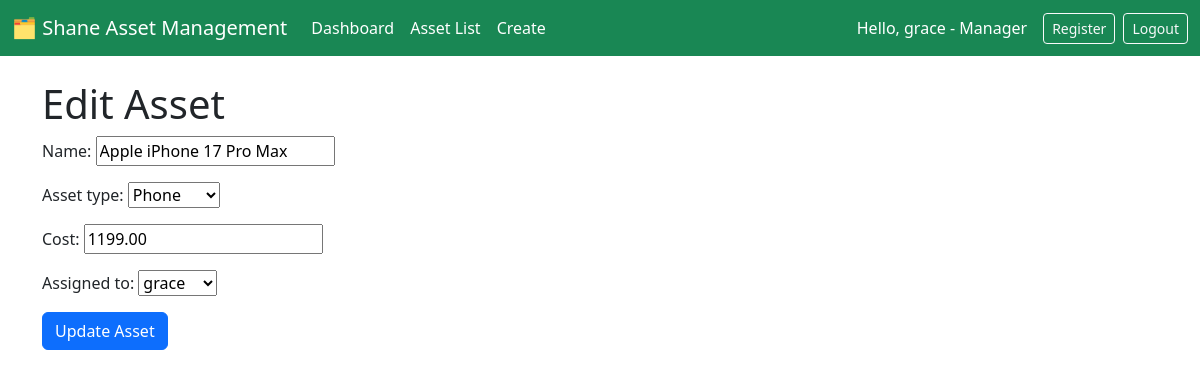
The app's page /update/15/ (signed in) with its own data.
### assets/models.py (models this page shows, shortened)
class User(AbstractUser):
    department = models.ForeignKey(Department, on_delete=models.SET_NULL, null=True, related_name='departments')
    ROLE_CHOICES = (
                ('ADMIN', 'Administrator'),
                ('MANAGER','Manager'),
                ('EMPLOYEE','Employee'))
    role = models.CharField(max_length=20, choices=ROLE_CHOICES, default='EMPLOYEE')
    @property
    def is_manager_or_admin(self):
        return self.role in ['ADMIN', 'MANAGER'] or self.is_superuser

class TimeStampedModel(models.Model):
    created_at = models.DateTimeField(auto_now_add=True)
    updated_at = models.DateTimeField(auto_now=True)
    class Meta:
        abstract = True

class Asset(TimeStampedModel):
    ASSET_TYPES = (
                ('LAPTOP', 'Laptop'),
                ('MONITOR','Monitor'),
                ('PHONE','Phone'),
                ('FURNITURE', 'Furniture'))
    name = models.CharField(max_length=100)
    asset_type = models.CharField(max_length=20, choices=ASSET_TYPES)
    cost = models.DecimalField(max_digits=20, decimal_places=2)
    assigned_to = models.ForeignKey(User, on_delete=models.SET_NULL, null=True, blank=True, related_name='assets')
    history = HistoricalRecords()

### assets/views.py (the view)
# urls.py: path('update/<int:pk>/', AssetUpdateView.as_view(), name='asset_update'),
class AssetUpdateView(ManagerOrAdminRequiredMixin,UpdateView):
    model = Asset
    template_name = "assets/asset_form.html"
    fields = ['name', 'asset_type', 'cost', 'assigned_to']
    success_url = reverse_lazy('asset-list')

### assets/mixins.py (called while the page is built)
    def dispatch(self, request, *args, **kwargs):
        if not request.user.is_authenticated :
            raise PermissionDenied('You must be logged in')
        if not request.user.is_manager_or_admin:
            raise PermissionDenied('You must be a Manager or Administrator to perform this action.')
        return super().dispatch(request, *args, **kwargs)

### assets/templates/assets/asset_form.html (shortened to what this page needs)
{% extends "assets/base.html" %}
{% block content %}
    <h1>{% if form.instance.pk %}Edit Asset{% else %}Create New Asset{% endif %}</h1>
    <form method="post">
        {{ form.as_p }}
        <button type="submit" class="btn btn-primary">
            {% if form.instance.pk %}Update Asset{% else %}Save Asset{% endif %}
        </button>
    </form>
{% endblock %}

### assets/templates/assets/base.html (shortened to what this page needs)
<!DOCTYPE html>
<html>
<head>
    <link href="https://cdn.jsdelivr.net/npm/bootstrap@5.3.8/dist/css/bootstrap.min.css" rel="stylesheet">
    <link rel="stylesheet" href="https://cdn.datatables.net/1.13.6/css/jquery.dataTables.min.css">
</head>
<body>
   <nav class="navbar navbar-expand-lg navbar-dark bg-success mb-4">
        <div class="container-fluid">
            <a class="navbar-brand text-yellow" href="{% url 'dashboard' %}">
                🗂️ Shane Asset Management
            </a>
            <div class="collapse navbar-collapse" id="navbarNav">
                <ul class="navbar-nav me-auto mb-2 mb-lg-0">
                    <li class="nav-item">
                        <a class="nav-link text-white" href="{% url 'dashboard' %}">Dashboard</a>
                    </li>
                    <li class="nav-item">
                        <a class="nav-link text-white" href="{% url 'asset-list' %}">Asset List</a>
                    </li>
                    <li class="nav-item">
                        <a class="nav-link text-white" href="{% url 'asset-create' %}">Create</a>
                    </li>
                </ul>
                <div class="d-flex align-items-center text-white">
                    {% if user.is_authenticated %}
                        <span class="me-3">Hello, {{ user.username }} - {{user.get_role_display}}</span>
                        {% if user.is_manager_or_admin %}
                            <a class="btn btn-outline-light btn-sm me-2" href="{% url 'register' %}">
                            Register
                        </a>
                        {% endif %}
                        <form action="{% url 'logout' %}" method="post" class="mb-0">
                            <button type="submit" class="btn btn-outline-light btn-sm">
                                Logout
                            </button>
                        </form>
                    {% else %}
                        <a class="btn btn-outline-light btn-sm me-2" href="{% url 'login' %}">
                            Login
                        </a>
                    {% endif %}
                </div>
            </div>
        </div>
    </nav>
    <div class="container">
        {% block content %}{% endblock %}
    </div>
</body>
</html>

### records on screen
User: username "grace", role "Manager"
Asset: name "Apple iPhone 17 Pro Max", asset_type "Phone", cost "1199.00", assigned_to "grace"
